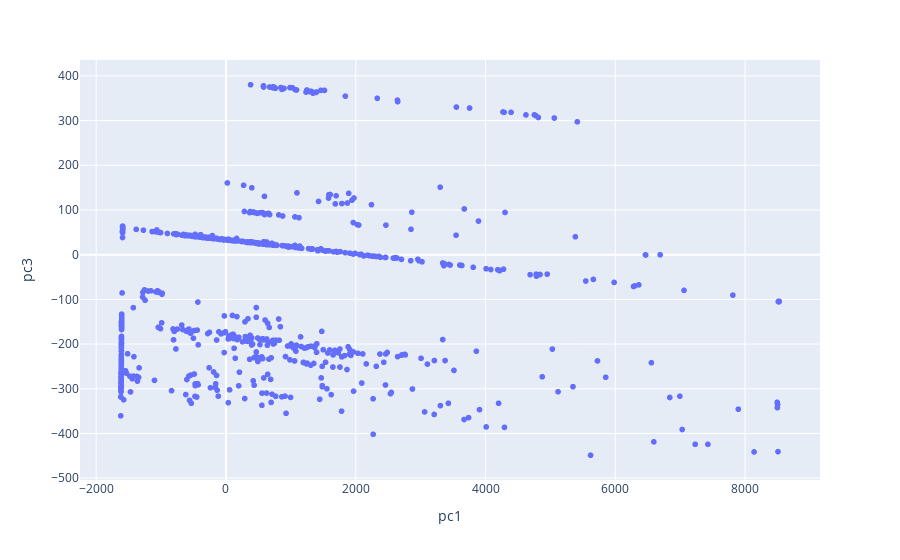

Source (notebook cell):
### Code cell
fig = px.scatter(result_df.loc[:1000], x="pc1", y="pc3")
fig.show()

### Figure 1 — Plotly figure (JSON) as saved in the notebook; plotly's stock layout.template omitted (floating-point values rounded to 4 significant figures; data arrays with more than 128 entries replaced by an {"elided": "..."} marker saying what was removed)
{"data": [{"hovertemplate": "pc1=%{x}<br>pc3=%{y}<extra></extra>", "legendgroup": "", "marker": {"color": "#636efa", "symbol": "circle"}, "mode": "markers", "name": "", "showlegend": false, "x": {"elided": "1001 float values"}, "xaxis": "x", "y": {"elided": "1001 float values"}, "yaxis": "y", "type": "scattergl"}], "layout": {"xaxis": {"anchor": "y", "domain": [0.0, 1.0], "title": {"text": "pc1"}}, "yaxis": {"anchor": "x", "domain": [0.0, 1.0], "title": {"text": "pc3"}}, "legend": {"tracegroupgap": 0}, "margin": {"t": 60}}}
